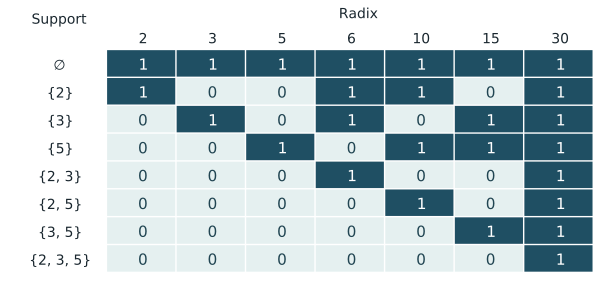

Source code (Python):
"""Render selected cases of the unsigned classification. Requires pycairo."""
from pathlib import Path
import csv

import cairo


HERE = Path(__file__).resolve().parent
SUPPORTS = [(), (2,), (3,), (5,), (2, 3), (2, 5), (3, 5), (2, 3, 5)]
BASES = [2, 3, 5, 6, 10, 15, 30]
WIDTH, HEIGHT = 440, 206


def limit(base, support):
    return int(all(base % p == 0 for p in support))


def support_label(support):
    return "{" + ", ".join(map(str, support)) + "}" if support else "∅"


def draw(surface):
    ctx = cairo.Context(surface)
    ctx.set_source_rgb(1, 1, 1)
    ctx.paint()
    ctx.select_font_face("DejaVu Sans")

    def label(x, y, text, size, color=(0.10, 0.15, 0.18)):
        ctx.set_font_size(size)
        _, _, width, _, _, _ = ctx.text_extents(text)
        ctx.set_source_rgb(*color)
        ctx.move_to(x - width / 2, y)
        ctx.show_text(text)

    label(42, 17, "Support", 10)
    label(257, 13, "Radix", 10)
    left, top, w, h = 77, 36, 50, 20
    for j, base in enumerate(BASES):
        label(left + (j + 0.5) * w, top - 5, str(base), 10)
    for i, support in enumerate(SUPPORTS):
        y = top + i * h
        label(42, y + 14, support_label(support), 10)
        for j, base in enumerate(BASES):
            value = limit(base, support)
            x = left + j * w
            bg = (0.12, 0.31, 0.39) if value else (0.90, 0.94, 0.94)
            fg = (1, 1, 1) if value else (0.13, 0.27, 0.32)
            ctx.set_source_rgb(*bg)
            ctx.rectangle(x, y, w - 1, h - 1)
            ctx.fill()
            label(x + w / 2, y + 14, str(value), 11, fg)
    surface.finish()


if __name__ == "__main__":
    with (HERE / "classification.csv").open("w", newline="") as out:
        writer = csv.writer(out, lineterminator="\n")
        writer.writerow(["support", *BASES])
        for support in SUPPORTS:
            writer.writerow([support_label(support), *(limit(b, support) for b in BASES)])
    pdf = cairo.PDFSurface(str(HERE / "classification.pdf"), WIDTH, HEIGHT)
    pdf.set_metadata(cairo.PDF_METADATA_TITLE, "Finite-support interval discrepancy limits")
    pdf.set_metadata(cairo.PDF_METADATA_CREATE_DATE, "2026-11-24T00:00:00Z")
    draw(pdf)
    draw(cairo.SVGSurface(str(HERE / "classification.svg"), WIDTH, HEIGHT))
